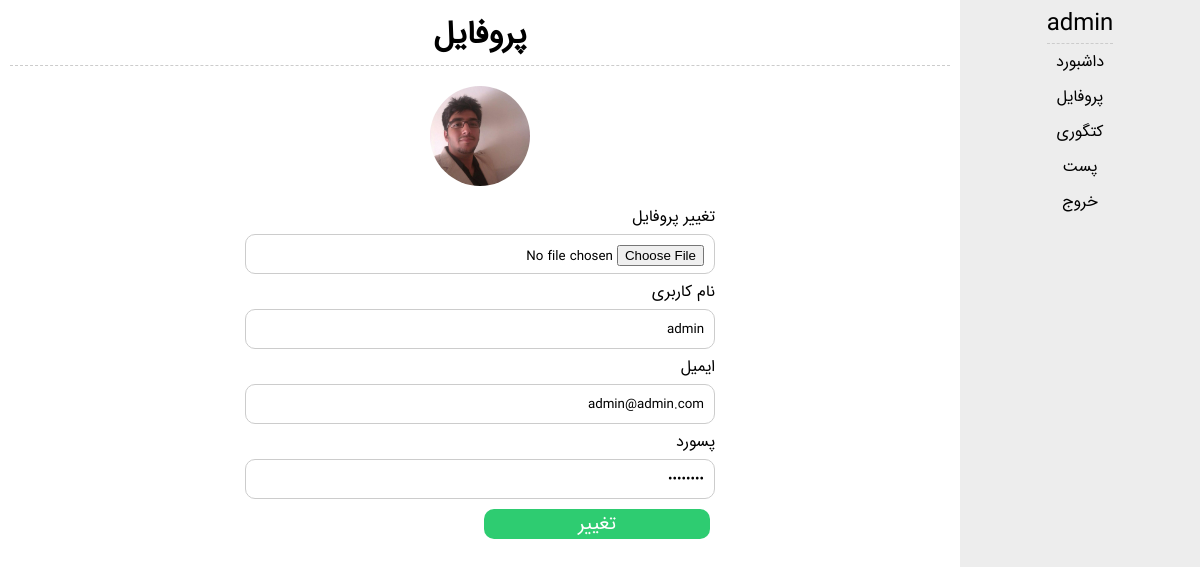
Page /admin/profile.php (signed in) on the committed database.
### tables this page shows
CREATE TABLE `user` (
  `id` int(11) NOT NULL,
  `username` varchar(200) NOT NULL,
  `password` varchar(64) NOT NULL,
  `email` varchar(300) NOT NULL,
  `image` varchar(255) NOT NULL DEFAULT '0'
);

### admin/profile.php (the view, shortened to what this page needs)
<?php
	include "../include/db.php";
	include "../include/function.php";
?>
<!DOCTYPE html>
<html>
	<body>
		<?php include "../include/aside_admin.php" ?>
		<main>
			<h1>پروفایل</h1>
			<?php
				$select = mysqli_query($con, "SELECT `username`, `email`, `image` FROM `user` WHERE `id`=".$_SESSION['user_id']);
				$user = mysqli_fetch_assoc($select);
			?>
			<form action="" method="POST" enctype="multipart/form-data">
				<img src="<?php echo url_user_image($user['image']) ?>" class="profile-image"><br>
				<label>تغییر پروفایل</label>
				<input type="file" name="image">
				<label>نام کاربری</label>
				<input type="text" name="username" value="<?php echo $user['username'] ?>">
				<label>ایمیل</label>
				<input type="email" name="email" value="<?php echo $user['email'] ?>">
				<label>پسورد</label>
				<input type="password" name="password" value="********">
				<button name="submit">تغییر</button>
			</form>
		</main>
	</body>
</html>

### admin/css/style.css (style rules this page uses)
body { font-family: fa; direction: rtl; font-size: 16px; margin: 0px; }
* { font-family: inherit; box-sizing: border-box; margin: 0px; padding: 0px; }
form { width: 50%; margin: 20px auto; }
input, textarea, select { width: 100%; height: 40px; padding: 10px; border: none; border: 1px solid #CCC; border-radius: 10px; outline: none; margin: 5px 0px; }
button { width: 48%; border: none; background-color: #2ecc71; color: #FFF; font-size: 1.2em; border-radius: 10px; cursor: pointer; margin: 5px; }
main { float: right; width: 80%; padding: 5px 10px; margin-right: 20%; padding-bottom: 25px; }
main h1 { text-align: center; width: 100%; float: right; padding: 5px; border-bottom: 1px dashed #CCC; margin-bottom: 10px; }
.profile-image { width: 100px; height: 100px; margin: 10px calc(50% - 50px); border-radius: 100px; }

### rows in the picture
user: image (picture), username "admin", email "admin@admin.com"

### other values in the picture
$_SESSION['username'] "admin"
